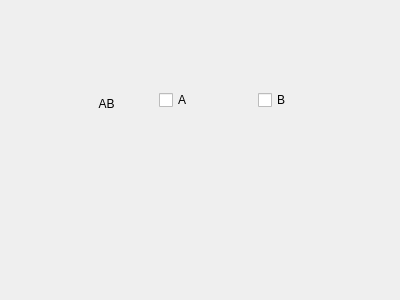
<?xml version="1.0" encoding="UTF-8"?>
<ui version="4.0">
 <class>vertex</class>
 <widget class="QWidget" name="vertex">
  <property name="geometry">
   <rect>
    <x>0</x>
    <y>0</y>
    <width>400</width>
    <height>300</height>
   </rect>
  </property>
  <property name="windowTitle">
   <string>Create Vertex</string>
  </property>
  <widget class="QWidget" name="horizontalLayoutWidget">
   <property name="geometry">
    <rect>
     <x>60</x>
     <y>90</y>
     <width>291</width>
     <height>21</height>
    </rect>
   </property>
   <layout class="QHBoxLayout" name="horizontalLayout">
    <item>
     <widget class="QLabel" name="label">
      <property name="sizePolicy">
       <sizepolicy hsizetype="Ignored" vsizetype="Ignored">
        <horstretch>0</horstretch>
        <verstretch>0</verstretch>
       </sizepolicy>
      </property>
      <property name="text">
       <string>AB</string>
      </property>
      <property name="alignment">
       <set>Qt::AlignBottom|Qt::AlignHCenter</set>
      </property>
     </widget>
    </item>
    <item>
     <widget class="QCheckBox" name="checkBox">
      <property name="sizePolicy">
       <sizepolicy hsizetype="Ignored" vsizetype="Fixed">
        <horstretch>0</horstretch>
        <verstretch>0</verstretch>
       </sizepolicy>
      </property>
      <property name="text">
       <string>A</string>
      </property>
     </widget>
    </item>
    <item>
     <widget class="QCheckBox" name="checkBox_2">
      <property name="sizePolicy">
       <sizepolicy hsizetype="Ignored" vsizetype="Fixed">
        <horstretch>0</horstretch>
        <verstretch>0</verstretch>
       </sizepolicy>
      </property>
      <property name="text">
       <string>B</string>
      </property>
      <property name="checked">
       <bool>false</bool>
      </property>
     </widget>
    </item>
   </layout>
  </widget>
 </widget>
 <resources/>
 <connections/>
</ui>
